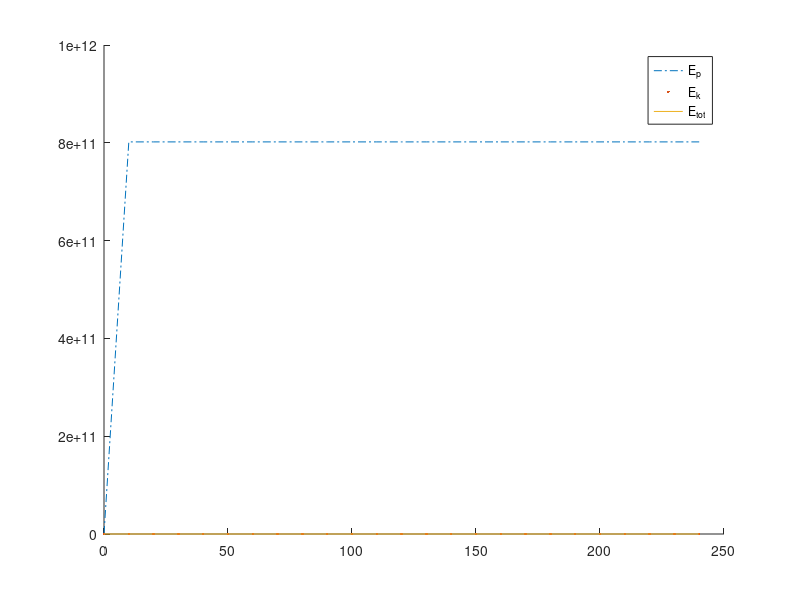

Source code (MATLAB): (Note: this script raises an error after producing the figure.)
%% Plot energies
close all;
clear all;

data = load('energy.dat');

t = data(:,1);
figure(1);
hold on;
plot(t,data(:,2), '-.')
plot(t,data(:,3), '.')
plot(t,data(:,4))
hold off;

legend('E_p', 'E_k', 'E_{tot}');

%% Compute temperature
N = 256;
kB = 0.0000080000617330;
Ek = data(1:end,3);

T = 2/(kB*3*N) * mean(Ek)

%%
figure(2)
plot(data(:,1),data(:,5))

figure(3)
plot(data(:,1),data(:,6))